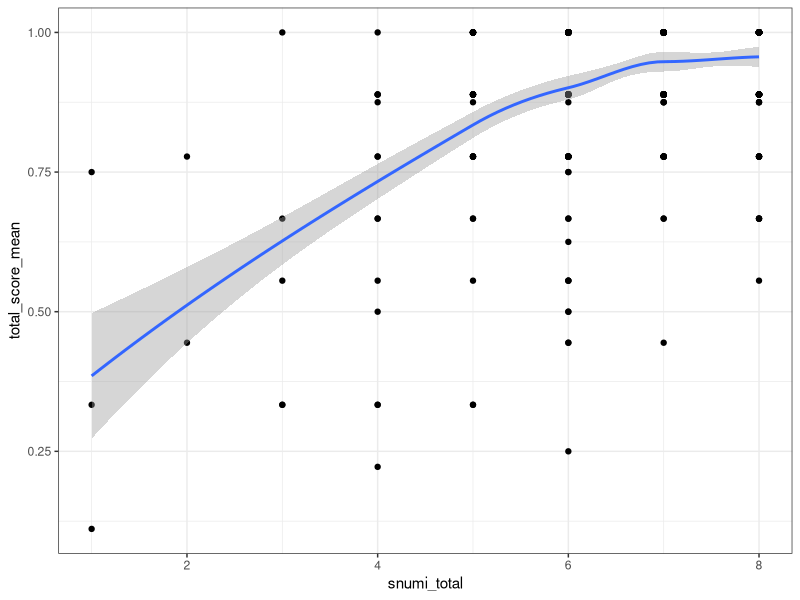
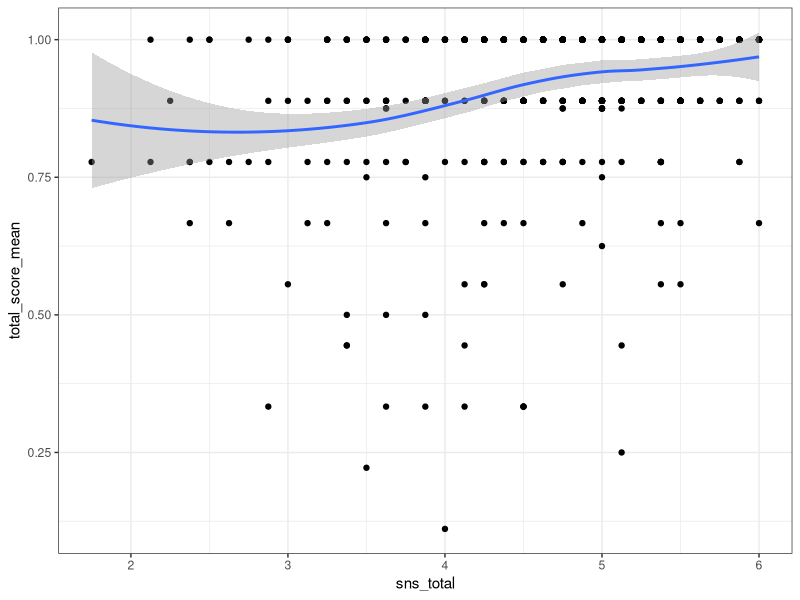
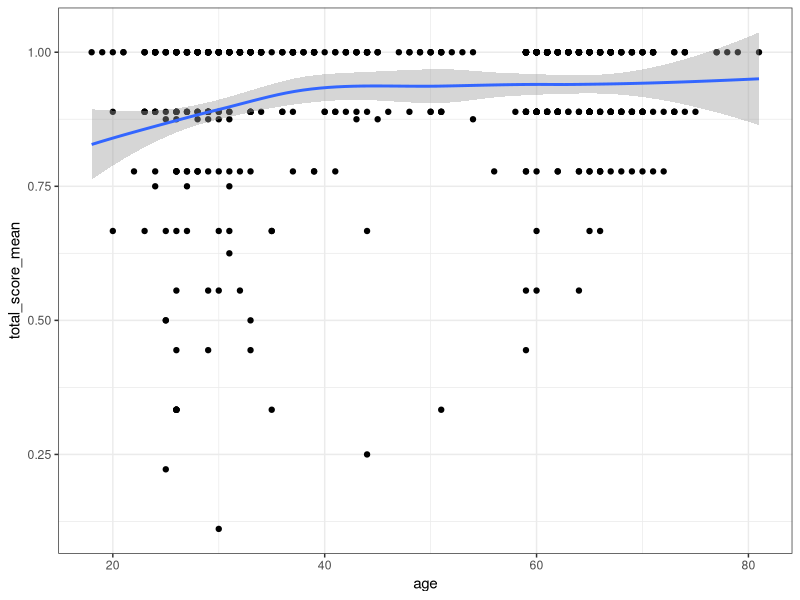
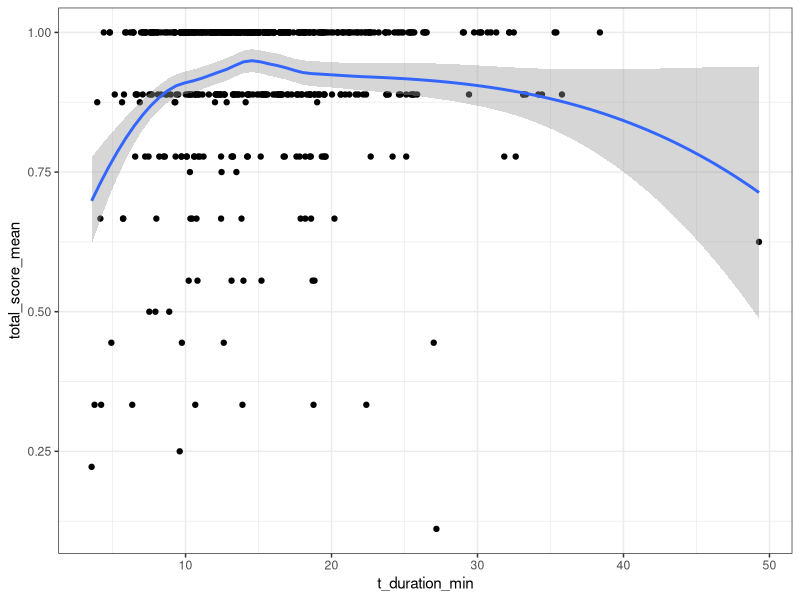
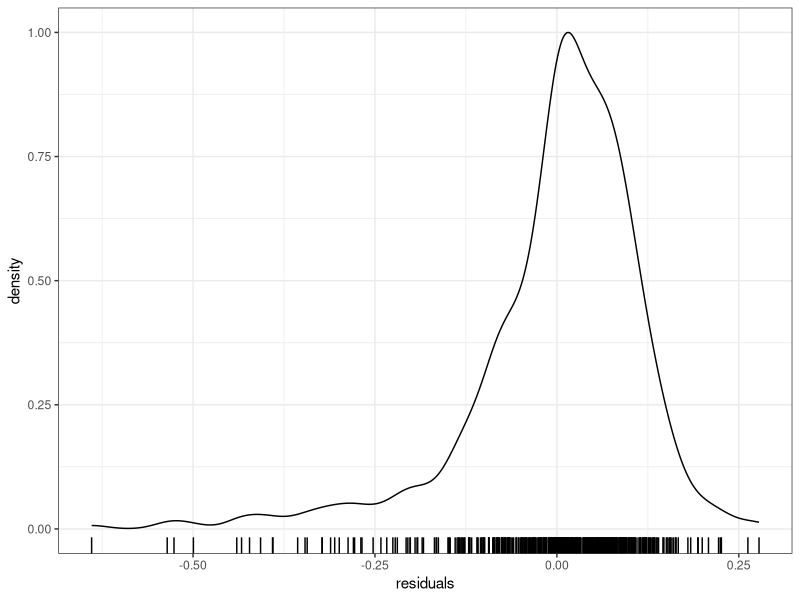
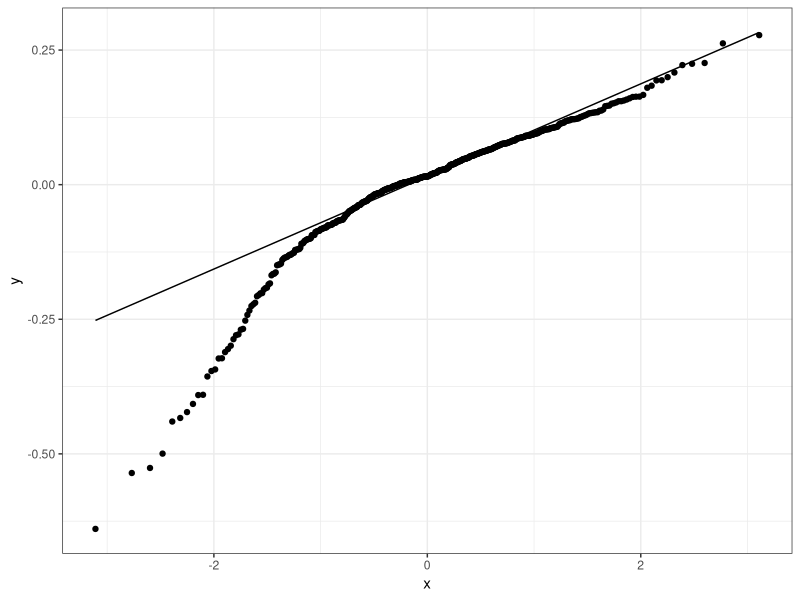
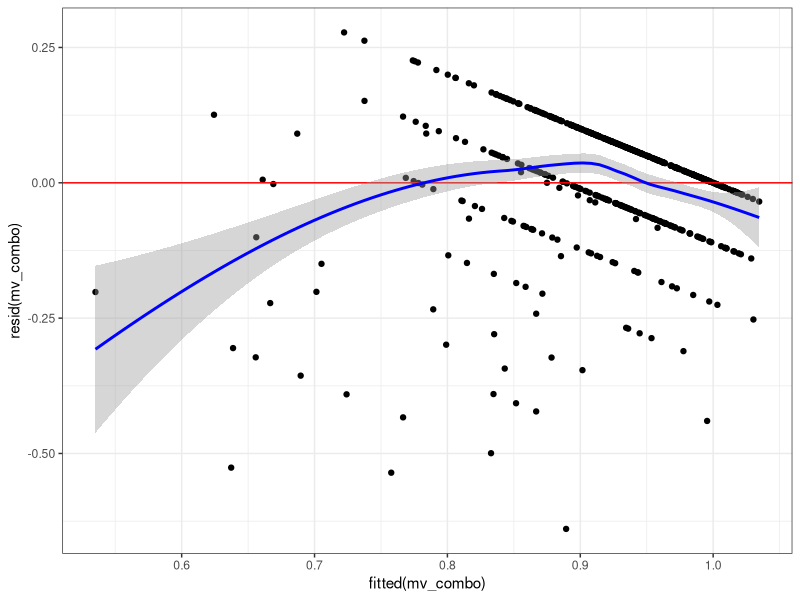
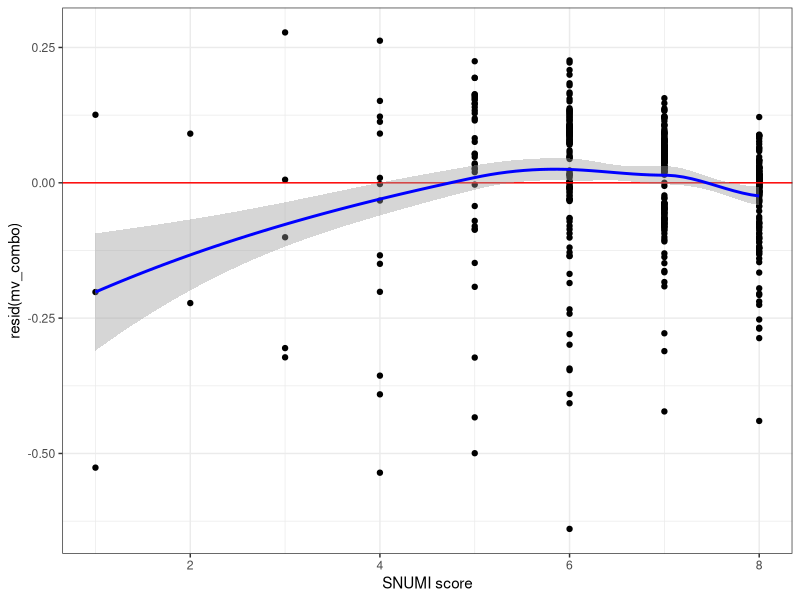

The R script that drew these images, in order:
## ---- chunk 1
knitr::opts_chunk$set(echo = TRUE, warning = FALSE)
library(data.table)
library(ggplot2)
library(lmtest)
library(sandwich)
library(psych)
library(corrplot)
## ---- chunk 2
rr <- fread('mturk_study_data.csv')
## ---- chunk 3
# multiivariable regression
# independent vars: age, gender, race, education, then each numeracy score
# dependent var: composite total score

# combined model
mv_combo <- lm(total_score_mean ~ snumi_total + sns_total + I(gender == 'male') + I(race == 'white') + I(educ %in% c('bachelors','masters','doctoral')) + age + t_duration_min, data = rr)
summary(mv_combo)
knitr::kable(data.frame(Coef = coef(mv_combo), confint(mv_combo), p = coef(summary(mv_combo))[,4]), digits = 4)

# also do by Cohort:
# batch 1/2 (Cohort 1 - younger) 
mv_combo1 <- lm(total_score_mean ~ snumi_total + sns_total + I(gender == 'male') + I(race == 'white') + I(educ %in% c('bachelors','masters','doctoral')) + age + t_duration_min, data = rr[batch_id != 3])
summary(mv_combo1)
#xtable::xtable(mv_combo)
knitr::kable(data.frame(Coef = coef(mv_combo1), confint(mv_combo1), p = coef(summary(mv_combo1))[,4]), digits = 4)

# batch 3 (Cohort 2 - older)
mv_combo3 <- lm(total_score_mean ~ snumi_total + sns_total + I(gender == 'male') + I(race == 'white') + I(educ %in% c('bachelors','masters','doctoral')) + age + t_duration_min, data = rr[batch_id == 3])
summary(mv_combo3)
#xtable::xtable(mv_combo)
knitr::kable(data.frame(Coef = coef(mv_combo3), confint(mv_combo3), p = coef(summary(mv_combo3))[,4]), digits = 4)
## ---- chunk 4
# Linearity
ggplot(rr, aes(snumi_total, total_score_mean)) + 
  geom_point() + 
  geom_smooth() + 
  theme_bw()
ggplot(rr, aes(sns_total, total_score_mean)) + 
  geom_point() + 
  geom_smooth() + 
  theme_bw()
ggplot(rr, aes(age, total_score_mean)) + 
  geom_point() + 
  geom_smooth() + 
  theme_bw()
ggplot(rr, aes(t_duration_min, total_score_mean)) + 
  geom_point() + 
  geom_smooth() + 
  theme_bw()

# Independence
# Sample of Mturkers was done as described in the manucsript without any clustering or
# correlation of recruitment techniques to suggest dependence among obserations.

# Normality
# Distribution of residuals
ggplot(data.table(residuals = resid(mv_combo)), aes(x=residuals)) +
  geom_density(aes(y=..scaled..)) +
  theme_bw() + 
  geom_rug() +
  xlab('residuals') +
  ylab('density')
# QQ-plot
ggplot(data.table(residuals = resid(mv_combo)), aes(sample=residuals)) +
  geom_qq() +
  geom_qq_line() +
  theme_bw()

# Equal variance
# look at a residual plot of yhat
qplot(fitted(mv_combo), resid(mv_combo)) +
  geom_abline(slope =0, intercept = 0, color = 'red') +
  geom_smooth(color = 'blue', method = 'loess') + 
  theme_bw()
# look at a residual plot of continuous independent vars
qplot(rr$snumi_total, resid(mv_combo)) +
  geom_abline(slope =0, intercept = 0, color = 'red') +
  geom_smooth(color = 'blue') + 
  xlab('SNUMI score') + 
  theme_bw()
qplot(rr$sns_total, resid(mv_combo)) +
  geom_abline(slope =0, intercept = 0, color = 'red') +
  geom_smooth(color = 'blue') + 
  xlab('SNS score') + 
  theme_bw()
qplot(rr$age, resid(mv_combo)) +
  geom_abline(slope =0, intercept = 0, color = 'red') +
  geom_smooth(color = 'blue') + 
  xlab('age (years)') + 
  theme_bw()
qplot(rr$t_duration_min, resid(mv_combo)) +
  geom_abline(slope =0, intercept = 0, color = 'red') +
  geom_smooth(color = 'blue') + 
  xlab('time (minutes)') + 
  theme_bw()
# Test using robust standard errors to see if estimates change
coeftest(mv_combo, vcov = vcovHC(mv_combo, type="HC1"))
# NB. no difference in estimates or CIs...


## ---- chunk 5
# Use Cronbach's alpha to assess reliability of the test
alpha(rr[,2:30,with=F],check.keys=T)
## ---- chunk 6
# http://www.sthda.com/english/wiki/visualize-correlation-matrix-using-correlogram
cor.mtest <- function(mat, ...) {
    mat <- as.matrix(mat)
    n <- ncol(mat)
    p.mat<- matrix(NA, n, n)
    diag(p.mat) <- 0
    for (i in 1:(n - 1)) {
        for (j in (i + 1):n) {
            tmp <- cor.test(mat[, i], mat[, j], ...)
            p.mat[i, j] <- p.mat[j, i] <- tmp$p.value
        }
    }
  colnames(p.mat) <- rownames(p.mat) <- colnames(mat)
  p.mat
}

# now make corr plot
p.mat <- cor.mtest(rr[,.(snumi_total,sns_total, age, t_duration_min)])

corrplot(cor(rr[,.('S-NUMi' = snumi_total, 'SNS' = sns_total, 
                   'age (years)' = age, 
                   'duration (minutes)' = t_duration_min)]), 
         method = 'color', type = 'upper', addCoef.col = "black",
         col=rev(colorRampPalette(colors = c('firebrick','goldenrod'))(4)), 
         tl.col="black",
         tl.srt=45, p.mat = p.mat, sig.level = 0.05, insig = "blank")
## ---- chunk 7
# Visualization 
# Panel A - Objective Numeracy
rr[, snumi_cat := cut(snumi_total, breaks = c(0, 3, 6, 8),
                      labels = c('low (0-3)','average (4-6)','high (7-8)'),
                      right = TRUE)]
ggplot(rr, aes(x = snumi_cat, y = total_score_mean * 100)) + 
  geom_boxplot(width = 0.5) +
  theme_bw() + 
  xlab('objective numeracy') +
  ylab('total score (%)') +
  annotate('text', x = 1:3, y = 1, label = c('n = 10', 'n = 173', 'n = 351'))

# Panel B - Subjective Numeracy
rr[, sns_cat := cut(sns_total, breaks = c(1, 3, 5, 6),
                      labels = c('low [1-3)','medium [3-5)','high [5-6]'),
                      right = TRUE)]
ggplot(rr, aes(x = sns_cat, y = total_score_mean * 100)) + 
  geom_boxplot(width = 0.5) +
  theme_bw() + 
  xlab('subjective numeracy') +
  ylab('total score (%)') +
  annotate('text', x = 1:3, y = 1, label = c('n = 24', 'n = 307', 'n = 203'))
